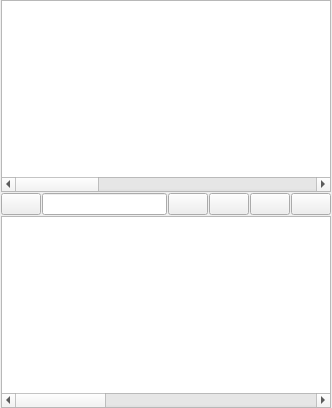
                 <widget class="QFrame" name="fraGrupaImovineDetaljno">
                  <property name="frameShape">
                   <enum>QFrame::NoFrame</enum>
                  </property>
                  <property name="frameShadow">
                   <enum>QFrame::Raised</enum>
                  </property>
                  <layout class="QVBoxLayout" name="verticalLayout_16">
                   <property name="spacing">
                    <number>0</number>
                   </property>
                   <property name="leftMargin">
                    <number>0</number>
                   </property>
                   <property name="topMargin">
                    <number>0</number>
                   </property>
                   <property name="rightMargin">
                    <number>0</number>
                   </property>
                   <property name="bottomMargin">
                    <number>0</number>
                   </property>
                   <item>
                    <widget class="QFrame" name="frame_20">
                     <property name="frameShape">
                      <enum>QFrame::NoFrame</enum>
                     </property>
                     <property name="frameShadow">
                      <enum>QFrame::Raised</enum>
                     </property>
                     <layout class="QVBoxLayout" name="verticalLayout_18">
                      <property name="spacing">
                       <number>0</number>
                      </property>
                      <property name="leftMargin">
                       <number>1</number>
                      </property>
                      <property name="topMargin">
                       <number>0</number>
                      </property>
                      <property name="rightMargin">
                       <number>1</number>
                      </property>
                      <property name="bottomMargin">
                       <number>0</number>
                      </property>
                      <item>
                       <widget class="QTreeWidget" name="treeAsset">
                        <property name="font">
                         <font>
                          <weight>75</weight>
                          <bold>true</bold>
                         </font>
                        </property>
                        <property name="sortingEnabled">
                         <bool>false</bool>
                        </property>
                        <attribute name="headerVisible">
                         <bool>false</bool>
                        </attribute>
                        <column>
                         <property name="text">
                          <string>Naziv</string>
                         </property>
                        </column>
                        <column>
                         <property name="text">
                          <string>Status</string>
                         </property>
                        </column>
                        <column>
                         <property name="text">
                          <string>Penali</string>
                         </property>
                        </column>
                        <column>
                         <property name="text">
                          <string>Churn</string>
                         </property>
                        </column>
                        <column>
                         <property name="text">
                          <string>4</string>
                         </property>
                        </column>
                        <column>
                         <property name="text">
                          <string>5</string>
                         </property>
                        </column>
                        <column>
                         <property name="text">
                          <string>6</string>
                         </property>
                        </column>
                        <column>
                         <property name="text">
                          <string>7</string>
                         </property>
                        </column>
                        <column>
                         <property name="text">
                          <string>8</string>
                         </property>
                        </column>
                        <column>
                         <property name="text">
                          <string>9</string>
                         </property>
                        </column>
                        <column>
                         <property name="text">
                          <string>10</string>
                         </property>
                        </column>
                        <column>
                         <property name="text">
                          <string>11</string>
                         </property>
                        </column>
                       </widget>
                      </item>
                     </layout>
                    </widget>
                   </item>
                   <item>
                    <widget class="QFrame" name="frame_26">
                     <property name="frameShape">
                      <enum>QFrame::NoFrame</enum>
                     </property>
                     <property name="frameShadow">
                      <enum>QFrame::Raised</enum>
                     </property>
                     <layout class="QHBoxLayout" name="horizontalLayout_22">
                      <property name="spacing">
                       <number>1</number>
                      </property>
                      <property name="leftMargin">
                       <number>1</number>
                      </property>
                      <property name="topMargin">
                       <number>1</number>
                      </property>
                      <property name="rightMargin">
                       <number>1</number>
                      </property>
                      <property name="bottomMargin">
                       <number>1</number>
                      </property>
                      <item>
                       <widget class="QPushButton" name="btnImovinaEdit">
                        <property name="sizePolicy">
                         <sizepolicy hsizetype="Maximum" vsizetype="Preferred">
                          <horstretch>0</horstretch>
                          <verstretch>0</verstretch>
                         </sizepolicy>
                        </property>
                        <property name="font">
                         <font>
                          <weight>75</weight>
                          <bold>true</bold>
                         </font>
                        </property>
                        <property name="cursor">
                         <cursorShape>PointingHandCursor</cursorShape>
                        </property>
                        <property name="icon">
                         <iconset resource="../../resources/DonatForm.qrc">
                          <normaloff>:/InDonat/Forms/images/icon_bullets.gif</normaloff>:/InDonat/Forms/images/icon_bullets.gif</iconset>
                        </property>
                        <property name="iconSize">
                         <size>
                          <width>16</width>
                          <height>16</height>
                         </size>
                        </property>
                       </widget>
                      </item>
                      <item>
                       <widget class="QLineEdit" name="txtImovinaId">
                        <property name="sizePolicy">
                         <sizepolicy hsizetype="Expanding" vsizetype="Preferred">
                          <horstretch>0</horstretch>
                          <verstretch>0</verstretch>
                         </sizepolicy>
                        </property>
                        <property name="font">
                         <font>
                          <weight>75</weight>
                          <bold>true</bold>
                         </font>
                        </property>
                       </widget>
                      </item>
                      <item>
                       <widget class="QPushButton" name="btnIzmjenaAtributa">
                        <property name="sizePolicy">
                         <sizepolicy hsizetype="Maximum" vsizetype="Preferred">
                          <horstretch>0</horstretch>
                          <verstretch>0</verstretch>
                         </sizepolicy>
                        </property>
                        <property name="font">
                         <font>
                          <weight>75</weight>
                          <bold>true</bold>
                         </font>
                        </property>
                        <property name="cursor">
                         <cursorShape>PointingHandCursor</cursorShape>
                        </property>
                        <property name="toolTip">
                         <string>OPREMA</string>
                        </property>
                        <property name="icon">
                         <iconset resource="../../resources/DonatForm.qrc">
                          <normaloff>:/InDonat/Forms/images/Connecting.gif</normaloff>:/InDonat/Forms/images/Connecting.gif</iconset>
                        </property>
                        <property name="iconSize">
                         <size>
                          <width>16</width>
                          <height>16</height>
                         </size>
                        </property>
                       </widget>
                      </item>
                      <item>
                       <widget class="QPushButton" name="btnExpandImovina">
                        <property name="sizePolicy">
                         <sizepolicy hsizetype="Maximum" vsizetype="Preferred">
                          <horstretch>0</horstretch>
                          <verstretch>0</verstretch>
                         </sizepolicy>
                        </property>
                        <property name="font">
                         <font>
                          <weight>75</weight>
                          <bold>true</bold>
                         </font>
                        </property>
                        <property name="cursor">
                         <cursorShape>PointingHandCursor</cursorShape>
                        </property>
                        <property name="toolTip">
                         <string/>
                        </property>
                        <property name="icon">
                         <iconset resource="../../resources/DonatForm.qrc">
                          <normaloff>:/InDonat/Forms/images/transparent.png</normaloff>:/InDonat/Forms/images/transparent.png</iconset>
                        </property>
                       </widget>
                      </item>
                      <item>
                       <widget class="QPushButton" name="btnAktivnaImovina">
                        <property name="sizePolicy">
                         <sizepolicy hsizetype="Maximum" vsizetype="Preferred">
                          <horstretch>0</horstretch>
                          <verstretch>0</verstretch>
                         </sizepolicy>
                        </property>
                        <property name="font">
                         <font>
                          <weight>75</weight>
                          <bold>true</bold>
                         </font>
                        </property>
                        <property name="cursor">
                         <cursorShape>PointingHandCursor</cursorShape>
                        </property>
                        <property name="toolTip">
                         <string>AKTIVNA IMOVINA</string>
                        </property>
                        <property name="statusTip">
                         <string>AKTIVNA IMOVINA</string>
                        </property>
                        <property name="whatsThis">
                         <string>AKTIVNA IMOVINA</string>
                        </property>
                        <property name="icon">
                         <iconset resource="../../resources/DonatForm.qrc">
                          <normaloff>:/InDonat/Forms/images/zeleni.JPG</normaloff>:/InDonat/Forms/images/zeleni.JPG</iconset>
                        </property>
                        <property name="checkable">
                         <bool>true</bool>
                        </property>
                        <property name="autoExclusive">
                         <bool>true</bool>
                        </property>
                       </widget>
                      </item>
                      <item>
                       <widget class="QPushButton" name="btnNeaktivnaImovina">
                        <property name="sizePolicy">
                         <sizepolicy hsizetype="Maximum" vsizetype="Preferred">
                          <horstretch>0</horstretch>
                          <verstretch>0</verstretch>
                         </sizepolicy>
                        </property>
                        <property name="font">
                         <font>
                          <weight>75</weight>
                          <bold>true</bold>
                         </font>
                        </property>
                        <property name="cursor">
                         <cursorShape>PointingHandCursor</cursorShape>
                        </property>
                        <property name="toolTip">
                         <string>NEAKTIVNA IMOVINA</string>
                        </property>
                        <property name="statusTip">
                         <string>NEAKTIVNA IMOVINA</string>
                        </property>
                        <property name="whatsThis">
                         <string>NEAKTIVNA IMOVINA</string>
                        </property>
                        <property name="icon">
                         <iconset resource="../../resources/DonatForm.qrc">
                          <normaloff>:/InDonat/Forms/images/crveni.JPG</normaloff>:/InDonat/Forms/images/crveni.JPG</iconset>
                        </property>
                        <property name="checkable">
                         <bool>true</bool>
                        </property>
                        <property name="autoExclusive">
                         <bool>true</bool>
                        </property>
                       </widget>
                      </item>
                     </layout>
                    </widget>
                   </item>
                   <item>
                    <widget class="QFrame" name="frame_27">
                     <property name="frameShape">
                      <enum>QFrame::NoFrame</enum>
                     </property>
                     <property name="frameShadow">
                      <enum>QFrame::Raised</enum>
                     </property>
                     <layout class="QVBoxLayout" name="verticalLayout_19">
                      <property name="spacing">
                       <number>0</number>
                      </property>
                      <property name="leftMargin">
                       <number>1</number>
                      </property>
                      <property name="topMargin">
                       <number>0</number>
                      </property>
                      <property name="rightMargin">
                       <number>1</number>
                      </property>
                      <property name="bottomMargin">
                       <number>0</number>
                      </property>
                      <item>
                       <widget class="QTreeWidget" name="treeImovina">
                        <property name="font">
                         <font>
                          <weight>75</weight>
                          <bold>true</bold>
                         </font>
                        </property>
                        <attribute name="headerVisible">
                         <bool>false</bool>
                        </attribute>
                        <column>
                         <property name="text">
                          <string>1</string>
                         </property>
                        </column>
                        <column>
                         <property name="text">
                          <string>2</string>
                         </property>
                        </column>
                        <column>
                         <property name="text">
                          <string>3</string>
                         </property>
                        </column>
                        <column>
                         <property name="text">
                          <string>4</string>
                         </property>
                        </column>
                        <column>
                         <property name="text">
                          <string>5</string>
                         </property>
                        </column>
                        <column>
                         <property name="text">
                          <string>6</string>
                         </property>
                        </column>
                        <column>
                         <property name="text">
                          <string>7</string>
                         </property>
                        </column>
                        <column>
                         <property name="text">
                          <string>8</string>
                         </property>
                        </column>
                        <column>
                         <property name="text">
                          <string>9</string>
                         </property>
                        </column>
                        <column>
                         <property name="text">
                          <string>10</string>
                         </property>
                        </column>
                        <column>
                         <property name="text">
                          <string>11</string>
                         </property>
                        </column>
                       </widget>
                      </item>
                     </layout>
                    </widget>
                   </item>
                  </layout>
                 </widget>
